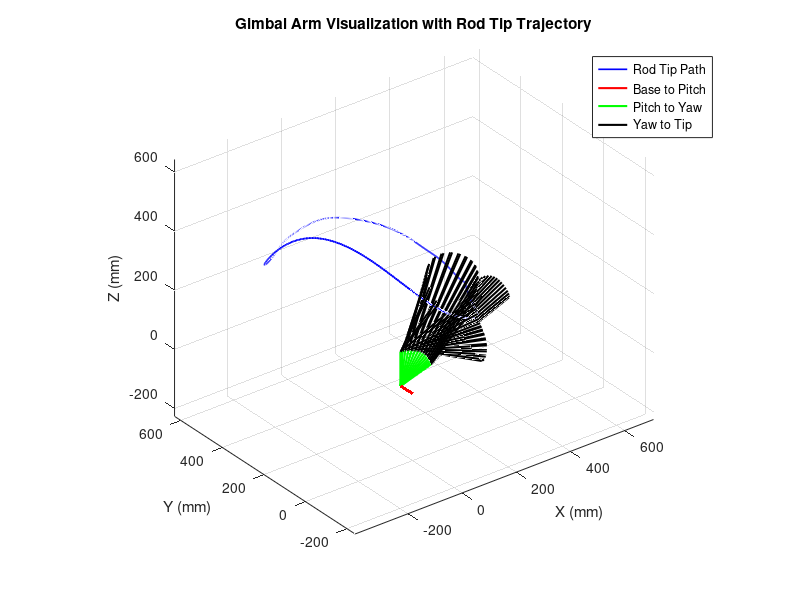

Source code (MATLAB):
% Gimbal arm lengths (updated values)
L1 = 57.0;       % Base to pitch servo
L2 = 115.67;     % Pitch to yaw
L3 = 310.0;      % Yaw to rod tip

% Time vector
t = linspace(0, 2*pi, 1000)';

% Path equations
xt = 117.1 - 182.9*cos(t*1.496) + 42.63*sin(t*1.496) - 13.3*cos(2*t*1.496) - 54.58*sin(2*t*1.496) + ...
     17.38*cos(3*t*1.496) - 8.86*sin(3*t*1.496) - 5.189*cos(4*t*1.496) + 1.512*sin(4*t*1.496) - ...
     2.687*cos(5*t*1.496) - 2.955*sin(5*t*1.496) + 2.653*cos(6*t*1.496) - 2.801*sin(6*t*1.496) - ...
     0.3433*cos(7*t*1.496) - 1.62*sin(7*t*1.496) - 0.08304*cos(8*t*1.496) - 1.225*sin(8*t*1.496);

yt = 303 + 219.6*cos(t*1.496) - 164.3*sin(t*1.496) + 84.45*cos(2*t*1.496) - 65.54*sin(2*t*1.496) + ...
     26.33*cos(3*t*1.496) + 45.71*sin(3*t*1.496) - 11.23*cos(4*t*1.496) + 20.05*sin(4*t*1.496) - ...
     0.5956*cos(5*t*1.496) - 2.631*sin(5*t*1.496) - 2.667*cos(6*t*1.496) + 0.6726*sin(6*t*1.496) + ...
     0.678*cos(7*t*1.496) - 0.7038*sin(7*t*1.496) + 2.542*cos(8*t*1.496) - 0.9941*sin(8*t*1.496);

zt = 262.7 + 11.65*cos(t*1.496) - 63.16*sin(t*1.496) - 33.56*cos(2*t*1.496) + 82.36*sin(2*t*1.496) - ...
     38.04*cos(3*t*1.496) + 23.7*sin(3*t*1.496) - 14.84*cos(4*t*1.496) - 8.802*sin(4*t*1.496) - ...
     7.894*cos(5*t*1.496) - 4.65*sin(5*t*1.496) - 6.884*cos(6*t*1.496) - 6.088*sin(6*t*1.496) + ...
     2.615*cos(7*t*1.496) - 3.547*sin(7*t*1.496) - 1.716*cos(8*t*1.496) + 1.293*sin(8*t*1.496);

% Plotting the full rod tip path
figure;
hold on; grid on; axis equal;
xlabel('X (mm)'); ylabel('Y (mm)'); zlabel('Z (mm)');
title('Gimbal Arm Visualization with Rod Tip Trajectory');
plot3(xt, yt, zt, 'b-', 'LineWidth', 1.2); % Rod tip trajectory

% Plot arm segments every 10 steps
for i = 1:10:length(t)
    tip = [xt(i); yt(i); zt(i)];
    
    % Inverse kinematics to get angles (approximate solution)
    vec = tip - [0;0;0];
    pitchAngle = atan2(vec(2), sqrt(vec(1)^2 + vec(3)^2));
    yawAngle   = atan2(vec(1), vec(3));
    rollAngle  = 0; % Not visualized in position here, tip only

    % Base position
    P0 = [0; 0; 0];
    
    % Pitch servo axis - along Y
    Ry = @(theta) [cos(theta), 0, sin(theta);
                   0,         1, 0;
                  -sin(theta), 0, cos(theta)];
    % Yaw servo axis - along X
    Rx = @(theta) [1, 0, 0;
                   0, cos(theta), -sin(theta);
                   0, sin(theta),  cos(theta)];
    
    % Segment 1: Base to pitch
    P1 = P0 + [0; L1; 0];
    
    % Segment 2: Pitch to yaw
    R_pitch = Ry(pitchAngle);
    P2 = P1 + R_pitch * [0; 0; L2];
    
    % Segment 3: Yaw to rod tip
    R_yaw = Rx(yawAngle);
    P3 = P2 + R_pitch * R_yaw * [0; 0; L3];
    
    % Draw arms
    plot3([P0(1) P1(1)], [P0(2) P1(2)], [P0(3) P1(3)], 'r-', 'LineWidth', 1.5); % base to pitch
    plot3([P1(1) P2(1)], [P1(2) P2(2)], [P1(3) P2(3)], 'g-', 'LineWidth', 1.5); % pitch to yaw
    plot3([P2(1) P3(1)], [P2(2) P3(2)], [P2(3) P3(3)], 'k-', 'LineWidth', 1.5); % yaw to tip
end

legend('Rod Tip Path', 'Base to Pitch', 'Pitch to Yaw', 'Yaw to Tip');
view(3);
